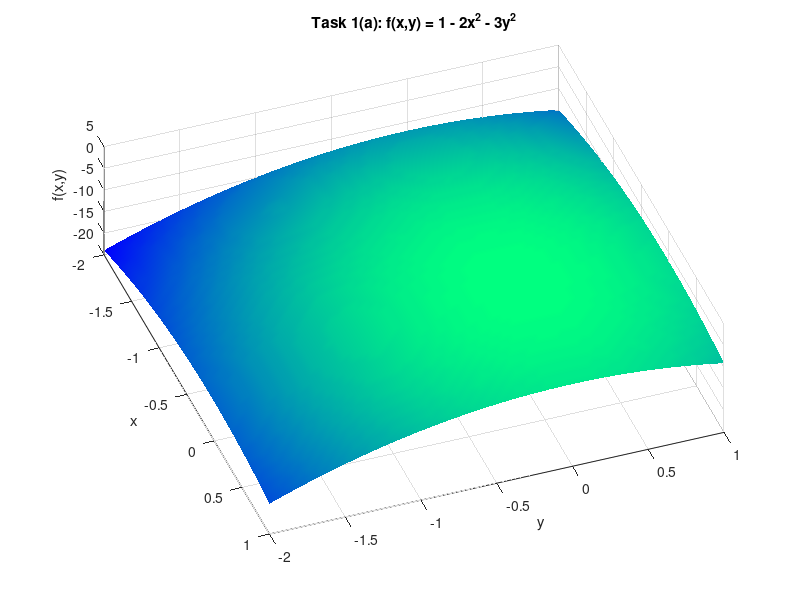

Recreate this plot in MATLAB.
% Azar Taghizade
% Variant 2
% 05.10.2026

%% Task 1(a)

x = -2:0.05:1;
y = -2:0.05:1;

[X, Y] = meshgrid(x, y);

Z = 1 - 2*X.^2 - 3*Y.^2;

figure;
surf(X, Y, Z);

shading interp;

colormap winter;

view(70, 70);

xlabel('x');
ylabel('y');
zlabel('f(x,y)');

title('Task 1(a): f(x,y) = 1 - 2x^2 - 3y^2');

grid on;
